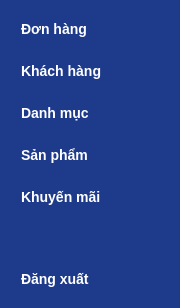
     <widget class="QFrame" name="fr_sidebar">
      <property name="sizePolicy">
       <sizepolicy hsizetype="Fixed" vsizetype="Preferred">
        <horstretch>0</horstretch>
        <verstretch>0</verstretch>
       </sizepolicy>
      </property>
      <property name="minimumSize">
       <size>
        <width>180</width>
        <height>0</height>
       </size>
      </property>
      <property name="maximumSize">
       <size>
        <width>180</width>
        <height>16777215</height>
       </size>
      </property>
      <property name="styleSheet">
       <string notr="true">QFrame { background-color: #1e3a8a; border: none; }
QPushButton { 
    color: white; 
    text-align: left; 
    padding: 10px; 
    border: none; 
    font-size: 14px; 
    font-weight: bold;
}
QPushButton:hover { background-color: #3b82f6; border-radius: 5px; }</string>
      </property>
      <property name="frameShape">
       <enum>QFrame::StyledPanel</enum>
      </property>
      <property name="frameShadow">
       <enum>QFrame::Raised</enum>
      </property>
      <layout class="QVBoxLayout" name="verticalLayout">
       <item>
        <widget class="QPushButton" name="btnDonHang">
         <property name="text">
          <string>Đơn hàng</string>
         </property>
        </widget>
       </item>
       <item>
        <widget class="QPushButton" name="btnKhachHang">
         <property name="text">
          <string>Khách hàng</string>
         </property>
        </widget>
       </item>
       <item>
        <widget class="QPushButton" name="btnDanhMuc">
         <property name="text">
          <string>Danh mục</string>
         </property>
        </widget>
       </item>
       <item>
        <widget class="QPushButton" name="btnSanPham">
         <property name="text">
          <string>Sản phẩm</string>
         </property>
        </widget>
       </item>
       <item>
        <widget class="QPushButton" name="btnKhuyenMai">
         <property name="text">
          <string>Khuyến mãi</string>
         </property>
        </widget>
       </item>
       <item>
        <spacer name="verticalSpacer">
         <property name="orientation">
          <enum>Qt::Vertical</enum>
         </property>
         <property name="sizeHint" stdset="0">
          <size>
           <width>20</width>
           <height>40</height>
          </size>
         </property>
        </spacer>
       </item>
       <item>
        <widget class="QPushButton" name="btnDangXuat">
         <property name="text">
          <string>Đăng xuất</string>
         </property>
        </widget>
       </item>
      </layout>
     </widget>
